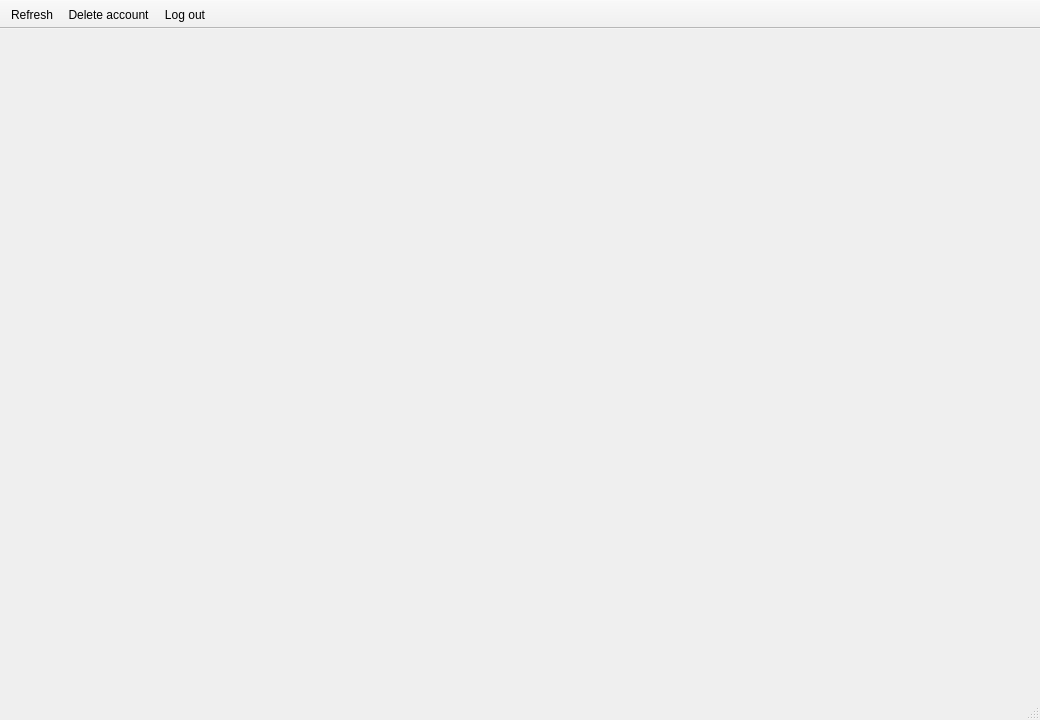
<?xml version="1.0" encoding="UTF-8"?>
<ui version="4.0">
  <class>MainWindow</class>
  <widget class="QMainWindow" name="MainWindow">
    <property name="geometry">
      <rect>
        <x>0</x>
        <y>0</y>
        <width>1040</width>
        <height>720</height>
      </rect>
    </property>
    <property name="minimumSize">
      <size>
        <width>760</width>
        <height>520</height>
      </size>
    </property>
    <property name="windowTitle">
      <string>Console Chat</string>
    </property>
    <widget class="QStackedWidget" name="pages"/>
    <widget class="QToolBar" name="sessionToolbar">
      <property name="windowTitle">
        <string>Session</string>
      </property>
      <property name="movable">
        <bool>false</bool>
      </property>
      <property name="toolButtonStyle">
        <enum>Qt::ToolButtonTextBesideIcon</enum>
      </property>
      <attribute name="toolBarArea">
        <enum>TopToolBarArea</enum>
      </attribute>
      <attribute name="toolBarBreak">
        <bool>false</bool>
      </attribute>
      <addaction name="refreshAction"/>
      <addaction name="deleteAccountAction"/>
      <addaction name="logoutAction"/>
    </widget>
    <widget class="QStatusBar" name="statusbar"/>
    <action name="refreshAction">
      <property name="text">
        <string>Refresh</string>
      </property>
      <property name="toolTip">
        <string>Refresh chats and users</string>
      </property>
    </action>
    <action name="deleteAccountAction">
      <property name="text">
        <string>Delete account</string>
      </property>
    </action>
    <action name="logoutAction">
      <property name="text">
        <string>Log out</string>
      </property>
    </action>
  </widget>
  <resources/>
  <connections/>
</ui>
